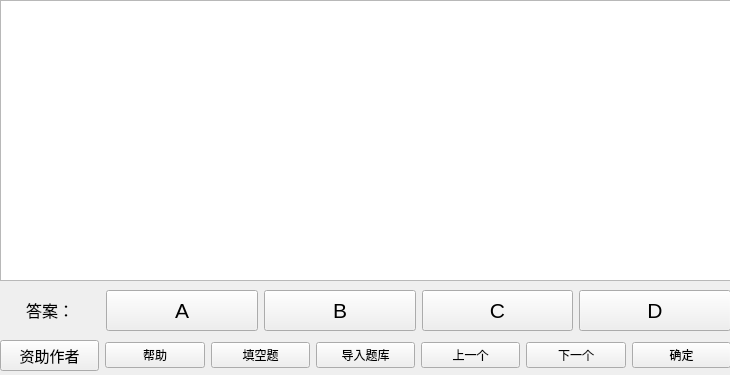
<?xml version="1.0" encoding="UTF-8"?>
<ui version="4.0">
 <class>Form</class>
 <widget class="QWidget" name="Form">
  <property name="geometry">
   <rect>
    <x>0</x>
    <y>0</y>
    <width>730</width>
    <height>375</height>
   </rect>
  </property>
  <property name="windowTitle">
   <string>Form</string>
  </property>
  <widget class="QTextBrowser" name="textBrowser">
   <property name="geometry">
    <rect>
     <x>0</x>
     <y>0</y>
     <width>731</width>
     <height>281</height>
    </rect>
   </property>
   <property name="font">
    <font>
     <family>宋体</family>
     <pointsize>11</pointsize>
    </font>
   </property>
   <property name="html">
    <string>&lt;!DOCTYPE HTML PUBLIC &quot;-//W3C//DTD HTML 4.0//EN&quot; &quot;http://www.w3.org/TR/REC-html40/strict.dtd&quot;&gt;
&lt;html&gt;&lt;head&gt;&lt;meta name=&quot;qrichtext&quot; content=&quot;1&quot; /&gt;&lt;style type=&quot;text/css&quot;&gt;
p, li { white-space: pre-wrap; }
&lt;/style&gt;&lt;/head&gt;&lt;body style=&quot; font-family:'宋体'; font-size:11pt; font-weight:400; font-style:normal;&quot;&gt;
&lt;p style=&quot;-qt-paragraph-type:empty; margin-top:0px; margin-bottom:0px; margin-left:0px; margin-right:0px; -qt-block-indent:0; text-indent:0px;&quot;&gt;&lt;br /&gt;&lt;/p&gt;&lt;/body&gt;&lt;/html&gt;</string>
   </property>
  </widget>
  <widget class="QWidget" name="horizontalLayoutWidget">
   <property name="geometry">
    <rect>
     <x>0</x>
     <y>280</y>
     <width>731</width>
     <height>61</height>
    </rect>
   </property>
   <layout class="QHBoxLayout" name="horizontalLayout">
    <item>
     <widget class="QLabel" name="label">
      <property name="maximumSize">
       <size>
        <width>100</width>
        <height>16777215</height>
       </size>
      </property>
      <property name="font">
       <font>
        <family>黑体</family>
        <pointsize>12</pointsize>
       </font>
      </property>
      <property name="text">
       <string>&lt;html&gt;&lt;head/&gt;&lt;body&gt;&lt;p align=&quot;center&quot;&gt;答案：&lt;/p&gt;&lt;/body&gt;&lt;/html&gt;</string>
      </property>
     </widget>
    </item>
    <item>
     <widget class="QPushButton" name="pushButton_A">
      <property name="minimumSize">
       <size>
        <width>55</width>
        <height>41</height>
       </size>
      </property>
      <property name="font">
       <font>
        <family>Arial</family>
        <pointsize>16</pointsize>
       </font>
      </property>
      <property name="text">
       <string>A</string>
      </property>
     </widget>
    </item>
    <item>
     <widget class="QPushButton" name="pushButton_B">
      <property name="minimumSize">
       <size>
        <width>0</width>
        <height>41</height>
       </size>
      </property>
      <property name="font">
       <font>
        <family>Arial</family>
        <pointsize>16</pointsize>
       </font>
      </property>
      <property name="text">
       <string>B</string>
      </property>
     </widget>
    </item>
    <item>
     <widget class="QPushButton" name="pushButton_C">
      <property name="minimumSize">
       <size>
        <width>0</width>
        <height>41</height>
       </size>
      </property>
      <property name="font">
       <font>
        <family>Arial</family>
        <pointsize>16</pointsize>
       </font>
      </property>
      <property name="text">
       <string>C</string>
      </property>
     </widget>
    </item>
    <item>
     <widget class="QPushButton" name="pushButton_D">
      <property name="minimumSize">
       <size>
        <width>0</width>
        <height>41</height>
       </size>
      </property>
      <property name="font">
       <font>
        <family>Arial</family>
        <pointsize>16</pointsize>
       </font>
      </property>
      <property name="text">
       <string>D</string>
      </property>
     </widget>
    </item>
   </layout>
  </widget>
  <widget class="QWidget" name="horizontalLayoutWidget_2">
   <property name="geometry">
    <rect>
     <x>0</x>
     <y>340</y>
     <width>731</width>
     <height>31</height>
    </rect>
   </property>
   <layout class="QHBoxLayout" name="horizontalLayout_2">
    <item>
     <widget class="QPushButton" name="pushButton_7">
      <property name="font">
       <font>
        <family>黑体</family>
        <pointsize>11</pointsize>
       </font>
      </property>
      <property name="text">
       <string>资助作者</string>
      </property>
     </widget>
    </item>
    <item>
     <widget class="QPushButton" name="pushButton_5">
      <property name="font">
       <font>
        <family>黑体</family>
       </font>
      </property>
      <property name="text">
       <string>帮助</string>
      </property>
     </widget>
    </item>
    <item>
     <widget class="QPushButton" name="pushButton">
      <property name="font">
       <font>
        <family>黑体</family>
        <pointsize>9</pointsize>
       </font>
      </property>
      <property name="text">
       <string>填空题</string>
      </property>
     </widget>
    </item>
    <item>
     <widget class="QPushButton" name="pushButton_6">
      <property name="font">
       <font>
        <family>黑体</family>
       </font>
      </property>
      <property name="text">
       <string>导入题库</string>
      </property>
     </widget>
    </item>
    <item>
     <widget class="QPushButton" name="pushButton_3">
      <property name="font">
       <font>
        <family>黑体</family>
       </font>
      </property>
      <property name="text">
       <string>上一个</string>
      </property>
     </widget>
    </item>
    <item>
     <widget class="QPushButton" name="pushButton_4">
      <property name="font">
       <font>
        <family>黑体</family>
       </font>
      </property>
      <property name="text">
       <string>下一个</string>
      </property>
     </widget>
    </item>
    <item>
     <widget class="QPushButton" name="pushButton_2">
      <property name="font">
       <font>
        <family>黑体</family>
       </font>
      </property>
      <property name="text">
       <string>确定</string>
      </property>
     </widget>
    </item>
   </layout>
  </widget>
 </widget>
 <resources/>
 <connections/>
</ui>
